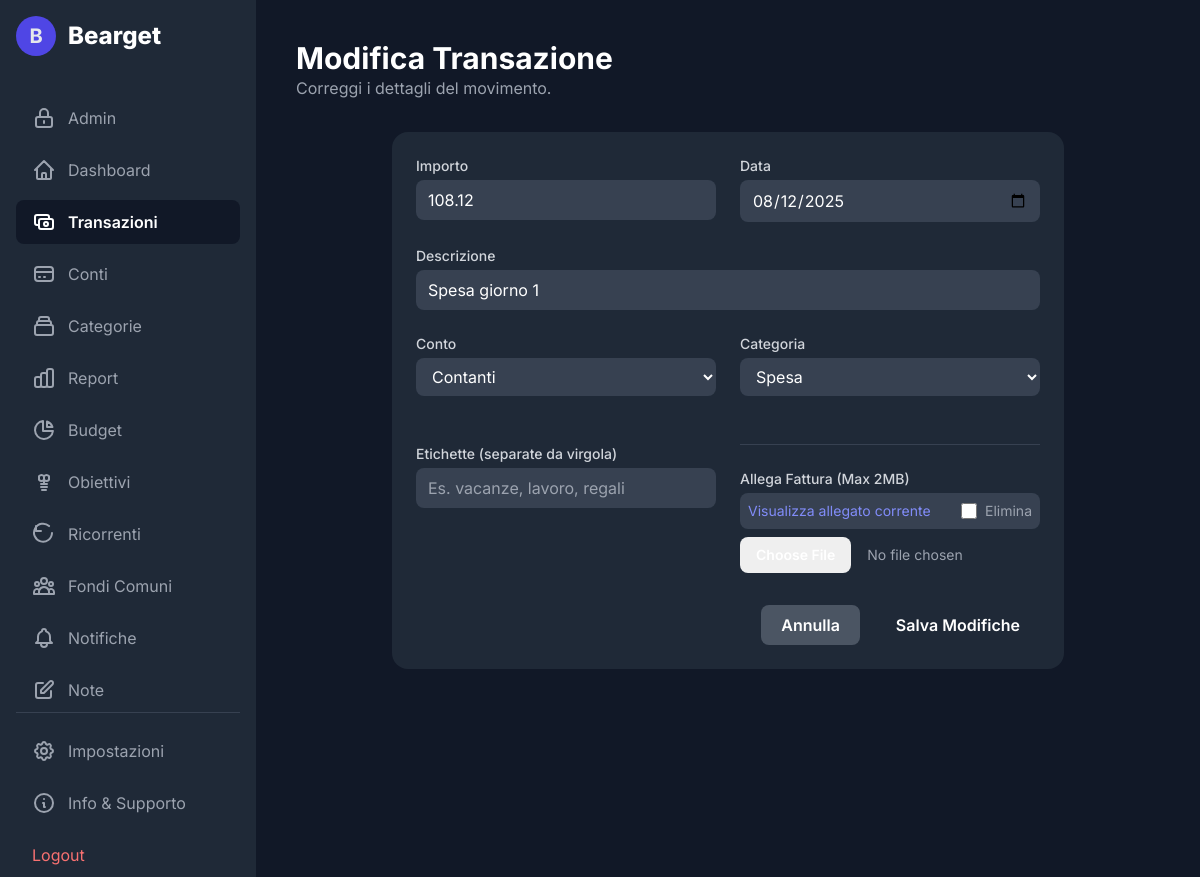
Screenshot of /edit_transaction.php?id=1 (signed in) with the database file from the repository.
### tables this page shows
CREATE TABLE `transactions` (
  `id` int(11) NOT NULL,
  `user_id` int(11) NOT NULL,
  `account_id` int(11) NOT NULL,
  `category_id` int(11) DEFAULT NULL,
  `amount` decimal(10,2) NOT NULL,
  `type` varchar(10) NOT NULL,
  `description` varchar(255) DEFAULT NULL,
  `transaction_date` date NOT NULL,
  `created_at` timestamp NOT NULL DEFAULT current_timestamp(),
  `transfer_group_id` varchar(36) DEFAULT NULL,
  `invoice_path` varchar(255) DEFAULT NULL,
  `goal_id` int(11) DEFAULT NULL
);

CREATE TABLE `accounts` (
  `id` int(11) NOT NULL,
  `user_id` int(11) NOT NULL,
  `name` varchar(100) NOT NULL,
  `initial_balance` decimal(10,2) NOT NULL DEFAULT 0.00,
  `created_at` timestamp NOT NULL DEFAULT current_timestamp()
);

CREATE TABLE `categories` (
  `id` int(11) NOT NULL,
  `user_id` int(11) NOT NULL,
  `name` varchar(100) NOT NULL,
  `type` varchar(10) NOT NULL DEFAULT 'expense',
  `icon` varchar(10) DEFAULT NULL,
  `category_order` int(11) NOT NULL DEFAULT 0
);

### functions.php (called while the page is built, shortened)
<?php
function get_user_by_id($conn, $user_id) {
    $sql = "SELECT * FROM users WHERE id = ?";
    $stmt = $conn->prepare($sql);
    $stmt->bind_param("i", $user_id);
    $stmt->execute();
    $result = $stmt->get_result();
    $user = $result->fetch_assoc();
    return $user;
}
function get_user_accounts($conn, $user_id) {
    $accounts = [];
    $sql = "SELECT id, name FROM accounts WHERE user_id = ?";
    $stmt = $conn->prepare($sql);
    $stmt->bind_param('i', $user_id);
    $stmt->execute();
    $result = $stmt->get_result();
    while ($row = $result->fetch_assoc()) {
        $accounts[] = $row;
    }
    return $accounts;
}
function get_user_categories($conn, $user_id, $type) {
    $categories = [];
    $sql = "SELECT id, name, icon FROM categories WHERE user_id = ? AND type = ? ORDER BY category_order ASC";
    $stmt = $conn->prepare($sql);
    $stmt->bind_param('is', $user_id, $type);
    $stmt->execute();
    $result = $stmt->get_result();
    while ($row = $result->fetch_assoc()) {
        $categories[] = $row;
    }
    return $categories;
}
function get_transaction_by_id($conn, $transaction_id, $user_id) {
    $sql = "SELECT * FROM transactions WHERE id = ? AND user_id = ?";
    $stmt = $conn->prepare($sql);
    $stmt->bind_param("ii", $transaction_id, $user_id);
    $stmt->execute();
    $result = $stmt->get_result();
    $transaction = $result->fetch_assoc();
    return $transaction;
}
?>

### edit_transaction.php (the view, shortened to what this page needs)
<?php
require_once 'db_connect.php';
require_once 'functions.php';
$user_id = $_SESSION["id"];
$transaction_id = $_GET['id'] ?? 0;
$transaction = get_transaction_by_id($conn, $transaction_id, $user_id);
$user = get_user_by_id($conn, $user_id);
$is_pro_user = ($user['subscription_status'] === 'active' || $user['subscription_status'] === 'lifetime');
$userAccounts = get_user_accounts($conn, $user_id);
$expenseCategories = get_user_categories($conn, $user_id, 'expense');
?>
<!DOCTYPE html>
<html lang="it">
<head>
    <script src="https://cdn.tailwindcss.com"></script>
</head>
<body class="text-gray-200">
    <div class="flex h-screen">
        <aside class="w-64 flex-shrink-0 bg-gray-800 p-4 flex flex-col justify-between">
            <div>
                <div class="flex items-center mb-10">
                    <div class="w-10 h-10 bg-indigo-600 rounded-full flex items-center justify-center font-bold text-xl">B</div>
                    <span class="ml-3 text-2xl font-extrabold text-white">Bearget</span>
                </div>
                <nav class="space-y-2">
                    <?php if (isset($_SESSION['id']) && $_SESSION['id'] == 1): ?>
                        <a href="admin.php" class="flex items-center px-4 py-2.5 text-gray-400 hover:bg-gray-700 hover:text-white rounded-lg transition-colors">
                            <svg class="w-6 h-6 mr-3" fill="none" stroke="currentColor" viewBox="0 0 24 24" xmlns="http://www.w3.org/2000/svg"><path stroke-linecap="round" stroke-linejoin="round" stroke-width="2" d="M12 15v2m-6 4h12a2 2 0 002-2v-6a2 2 0 00-2-2H6a2 2 0 00-2 2v6a2 2 0 002 2zm10-10V7a4 4 0 00-8 0v4h8z"></path></svg>
                            Admin
                        </a>
                    <?php endif; ?>
                    <a href="dashboard.php" class="flex items-center px-4 py-2.5 text-gray-400 hover:bg-gray-700 hover:text-white rounded-lg transition-colors">
                        <svg class="w-6 h-6 mr-3" fill="none" stroke="currentColor" viewBox="0 0 24 24"><path stroke-linecap="round" stroke-linejoin="round" stroke-width="2" d="M3 12l2-2m0 0l7-7 7 7M5 10v10a1 1 0 001 1h3m10-11l2 2m-2-2v10a1 1 0 01-1 1h-3m-6 0a1 1 0 001-1v-4a1 1 0 011-1h2a1 1 0 011 1v4a1 1 0 001 1m-6 0h6"></path></svg>
                        Dashboard
                    </a>
                    <a href="transactions.php" class="flex items-center px-4 py-2.5 text-white bg-gray-900 rounded-lg font-semibold">
                        <svg class="w-6 h-6 mr-3" fill="none" stroke="currentColor" viewBox="0 0 24 24"><path stroke-linecap="round" stroke-linejoin="round" stroke-width="2" d="M17 9V7a2 2 0 00-2-2H5a2 2 0 00-2 2v6a2 2 0 002 2h2m2 4h10a2 2 0 002-2v-6a2 2 0 00-2-2H9a2 2 0 00-2 2v6a2 2 0 002 2zm7-5a2 2 0 11-4 0 2 2 0 014 0z"></path></svg>
                        Transazioni
                    </a>
                    <a href="accounts.php" class="flex items-center px-4 py-2.5 text-gray-400 hover:bg-gray-700 hover:text-white rounded-lg transition-colors">
                        <svg class="w-6 h-6 mr-3" fill="none" stroke="currentColor" viewBox="0 0 24 24" xmlns="http://www.w3.org/2000/svg"><path stroke-linecap="round" stroke-linejoin="round" stroke-width="2" d="M3 10h18M7 15h1m4 0h1m-7 4h12a3 3 0 003-3V8a3 3 0 00-3-3H6a3 3 0 00-3 3v8a3 3 0 003 3z"></path></svg>
                        Conti
                    </a>
                    <a href="categories.php" class="flex items-center px-4 py-2.5 text-gray-400 hover:bg-gray-700 hover:text-white rounded-lg transition-colors">
                        Categorie
                    </a>
                    <a href="reports.php" class="flex items-center px-4 py-2.5 text-gray-400 hover:bg-gray-700 hover:text-white rounded-lg transition-colors">
                        Report
                    </a>
                    <a href="budgets.php" class="flex items-center px-4 py-2.5 text-gray-400 hover:bg-gray-700 hover:text-white rounded-lg transition-colors">
                        Budget
                    </a>
                    <a href="goals.php" class="flex items-center px-4 py-2.5 text-gray-400 hover:bg-gray-700 hover:text-white rounded-lg transition-colors">
                        Obiettivi
                    </a>
                    <a href="recurring.php" class="flex items-center px-4 py-2.5 text-gray-400 hover:bg-gray-700 hover:text-white rounded-lg transition-colors">
                        <svg class="w-6 h-6 mr-3" fill="none" stroke="currentColor" viewBox="0 0 24 24" xmlns="http://www.w3.org/2000/svg"><path stroke-linecap="round" stroke-linejoin="round" stroke-width="2" d="M4 4v5h5m11 2a9 9 0 11-2.93-6.93"></path></svg>
                        Ricorrenti
                    </a>
                    <a href="shared_funds.php" class="flex items-center px-4 py-2.5 text-gray-400 hover:bg-gray-700 hover:text-white rounded-lg transition-colors">
                        Fondi Comuni
                    </a>
                    <a href="notifications.php" class="flex items-center px-4 py-2.5 text-gray-400 hover:bg-gray-700 hover:text-white rounded-lg transition-colors relative">
                        Notifiche
                    </a>
                    <a href="notes.php" class="flex items-center px-4 py-2.5 text-gray-400 hover:bg-gray-700 hover:text-white rounded-lg transition-colors">
                        Note
                    </a>
                </nav>
            </div>
            <div class="border-t border-gray-700 pt-4">
                <a href="settings.php" class="flex items-center px-4 py-2.5 text-gray-400 hover:bg-gray-700 hover:text-white rounded-lg transition-colors">
                    Impostazioni
                </a>
                <a href="bearget_info.html" target="_blank" class="flex items-center px-4 py-2.5 mt-2 text-gray-400 hover:bg-gray-700 hover:text-white rounded-lg transition-colors">
                    <svg class="w-6 h-6 mr-3" fill="none" stroke="currentColor" viewBox="0 0 24 24" xmlns="http://www.w3.org/2000/svg"><path stroke-linecap="round" stroke-linejoin="round" stroke-width="2" d="M13 16h-1v-4h-1m1-4h.01M21 12a9 9 0 11-18 0 9 9 0 0118 0z"></path></svg>
                    Info & Supporto
                </a>
                <a href="logout.php" class="flex items-center px-4 py-2.5 mt-2 text-red-400 hover:bg-red-500 hover:text-white rounded-lg transition-colors">Logout</a>
            </div>
        </aside>
        <main class="flex-1 p-6 lg:p-10 overflow-y-auto">
            <header class="mb-8">
                <h1 class="text-3xl font-bold text-white">Modifica Transazione</h1>
                <p class="text-gray-400">Correggi i dettagli del movimento.</p>
            </header>
            <div class="bg-gray-800 rounded-2xl p-6 max-w-2xl mx-auto">
                <form action="update_transaction.php" method="POST" enctype="multipart/form-data">
                    <div class="grid grid-cols-1 md:grid-cols-2 gap-6">
                        <div>
                            <label for="amount" class="block text-sm font-medium text-gray-300 mb-1">Importo</label>
                            <input type="number" step="0.01" name="amount" id="amount" required value="<?php echo abs($transaction['amount']); ?>" class="w-full bg-gray-700 border-gray-600 text-white rounded-lg px-3 py-2 focus:ring-indigo-500 focus:border-indigo-500">
                        </div>
                        <div>
                            <label for="transaction_date" class="block text-sm font-medium text-gray-300 mb-1">Data</label>
                            <input type="date" name="transaction_date" id="transaction_date" value="<?php echo $transaction['transaction_date']; ?>" required class="w-full bg-gray-700 border-gray-600 text-white rounded-lg px-3 py-2 focus:ring-indigo-500 focus:border-indigo-500">
                        </div>
                        <div class="md:col-span-2">
                            <label for="description" class="block text-sm font-medium text-gray-300 mb-1">Descrizione</label>
                            <input type="text" name="description" id="description" required value="<?php echo htmlspecialchars($transaction['description']); ?>" class="w-full bg-gray-700 border-gray-600 text-white rounded-lg px-3 py-2 focus:ring-indigo-500 focus:border-indigo-500">
                        </div>
                        <div>
                            <label for="account_id" class="block text-sm font-medium text-gray-300 mb-1">Conto</label>
                            <select name="account_id" id="account_id" required class="w-full bg-gray-700 border-gray-600 text-white rounded-lg px-3 py-2 focus:ring-indigo-500 focus:border-indigo-500">
                                <?php foreach($userAccounts as $account): ?>
                                    <option value="<?php echo $account['id']; ?>" <?php echo ($account['id'] == $transaction['account_id']) ? 'selected' : ''; ?>>
                                        <?php echo htmlspecialchars($account['name']); ?>
                                    </option>
                                <?php endforeach; ?>
                            </select>
                        </div>
                        <div>
                            <label for="category_id" class="block text-sm font-medium text-gray-300 mb-1">Categoria</label>
                            <select name="category_id" id="category_id" required class="w-full bg-gray-700 border-gray-600 text-white rounded-lg px-3 py-2 focus:ring-indigo-500 focus:border-indigo-500">
                                <optgroup label="Spese">
                                    <?php foreach($expenseCategories as $cat): ?>
                                        <option value="<?php echo $cat['id']; ?>" <?php echo ($cat['id'] == $transaction['category_id']) ? 'selected' : ''; ?>>
                                            <?php echo htmlspecialchars($cat['name']); ?>
                                        </option>
                                    <?php endforeach; ?>
                                </optgroup>
                            </select>
                        </div>
                        <?php if ($is_pro_user): ?>
                        <div class="mt-6">
                            <label for="tags" class="block text-sm font-medium text-gray-300 mb-1">Etichette (separate da virgola)</label>
                            <input type="text" name="tags" id="tags" value="<?php echo htmlspecialchars($tags_string); ?>" placeholder="Es. vacanze, lavoro, regali" class="w-full bg-gray-700 text-white rounded-lg px-3 py-2">
                        </div>
                        <?php endif; ?>
                        <?php if ($is_pro_user): ?>
                        <div class="mt-6 border-t border-gray-700 pt-6">
                            <label for="invoice_file" class="block text-sm font-medium text-gray-300 mb-1">Allega Fattura (Max 2MB)</label>
                            <?php if (!empty($transaction['invoice_path'])): ?>
                                <div class="flex items-center justify-between bg-gray-700 p-2 rounded-lg mb-2">
                                    <a href="<?php echo htmlspecialchars($transaction['invoice_path']); ?>" target="_blank" class="text-indigo-400 hover:underline text-sm">Visualizza allegato corrente</a>
                                    <div class="flex items-center">
                                        <input type="checkbox" name="delete_invoice" id="delete_invoice" class="h-4 w-4 rounded bg-gray-900 border-gray-600 text-primary-600 focus:ring-primary-500">
                                        <label for="delete_invoice" class="ml-2 text-sm text-gray-400">Elimina</label>
                                    </div>
                                </div>
                            <?php endif; ?>
                            <input type="file" name="invoice_file" id="invoice_file" accept=".pdf,.jpg,.jpeg,.png" class="w-full text-sm text-gray-400 file:mr-4 file:py-2 file:px-4 file:rounded-lg file:border-0 file:text-sm file:font-semibold file:bg-primary-600 file:text-white hover:file:bg-primary-700">
                        </div>
                        <?php endif; ?>
                        </div>
                    <div class="mt-8 flex justify-end space-x-4">
                        <a href="transactions.php" class="bg-gray-600 hover:bg-gray-700 text-white font-semibold py-2 px-5 rounded-lg transition-colors">Annulla</a>
                        <button type="submit" class="bg-primary-600 hover:bg-primary-700 text-white font-semibold py-2 px-5 rounded-lg transition-colors">Salva Modifiche</button>
                    </div>
                </form>
            </div>
        </main>
    </div>
</body>
</html>

### edit_transaction.php (style rules this page uses)
body { font-family: 'Inter', sans-serif; background-color: #111827; }

### rows the page displays
transactions: amount "108.12", transaction_date "08/12/2025", description "Spesa giorno 1", account_id "Contanti", category_id "Spesa"
